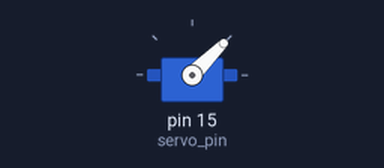
Bench run of a program on a simulated MicroPython board. Shown: servo. Servo angles are drawn from the pulse width (0.5 ms = 0°, 2.5 ms = 180°). At 4.0 s the program stops and its outputs stay as they are.

Above: at 0.1 s.
At 2.1 s:
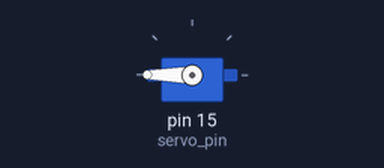
Timing chart, 0 to 3.6 s (numbered marks = the images above):
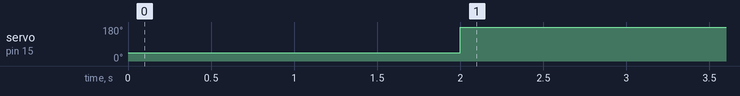

The program:

servo2.py
```python
import machine
import time

# Define the servo pin
servo_pin = 15

# Set PWM parameters
pwm_freq = 50  # PWM frequency in Hz
pulse_width_open = 0.5  # Pulse width for open position (in ms)
pulse_width_closed = 1.5  # Pulse width for closed position (in ms)

# Initialize PWM pin
pwm = machine.PWM(servo_pin, freq=pwm_freq)

def open_gripper():
    # Set PWM pulse width for open position
    pwm.duty_u16(int(65535 * pulse_width_open / 10))

def close_gripper():
    # Set PWM pulse width for closed position
    pwm.duty_u16(int(65535 * pulse_width_closed / 12))

# Open the gripper
open_gripper()
time.sleep(2)

# Close the gripper
close_gripper()
time.sleep(2)
```

Measured:
- by itself, servo on pin 15 (servo_pin): 45° → 180° at 2.0 s
